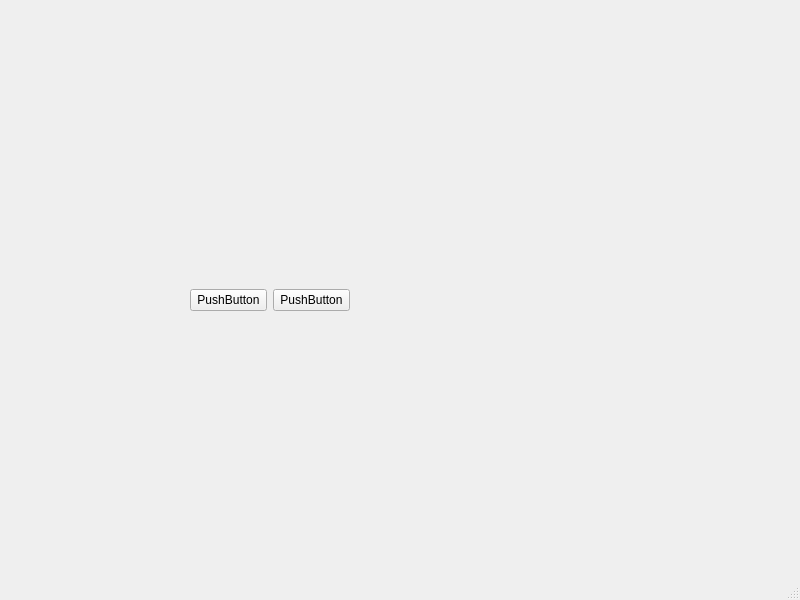
<?xml version="1.0" encoding="UTF-8"?>
<ui version="4.0">
 <class>MainWindow</class>
 <widget class="QMainWindow" name="MainWindow">
  <property name="geometry">
   <rect>
    <x>0</x>
    <y>0</y>
    <width>800</width>
    <height>600</height>
   </rect>
  </property>
  <property name="windowTitle">
   <string>MainWindow</string>
  </property>
  <widget class="QWidget" name="centralwidget">
   <widget class="QWidget" name="horizontalLayoutWidget">
    <property name="geometry">
     <rect>
      <x>190</x>
      <y>260</y>
      <width>160</width>
      <height>80</height>
     </rect>
    </property>
    <layout class="QHBoxLayout" name="horizontalLayout">
     <item>
      <widget class="QPushButton" name="pushButton">
       <property name="text">
        <string>PushButton</string>
       </property>
      </widget>
     </item>
     <item>
      <widget class="QPushButton" name="pushButton_2">
       <property name="text">
        <string>PushButton</string>
       </property>
      </widget>
     </item>
    </layout>
   </widget>
  </widget>
  <widget class="QMenuBar" name="menubar">
   <property name="geometry">
    <rect>
     <x>0</x>
     <y>0</y>
     <width>800</width>
     <height>21</height>
    </rect>
   </property>
  </widget>
  <widget class="QStatusBar" name="statusbar"/>
 </widget>
 <resources/>
 <connections/>
</ui>
